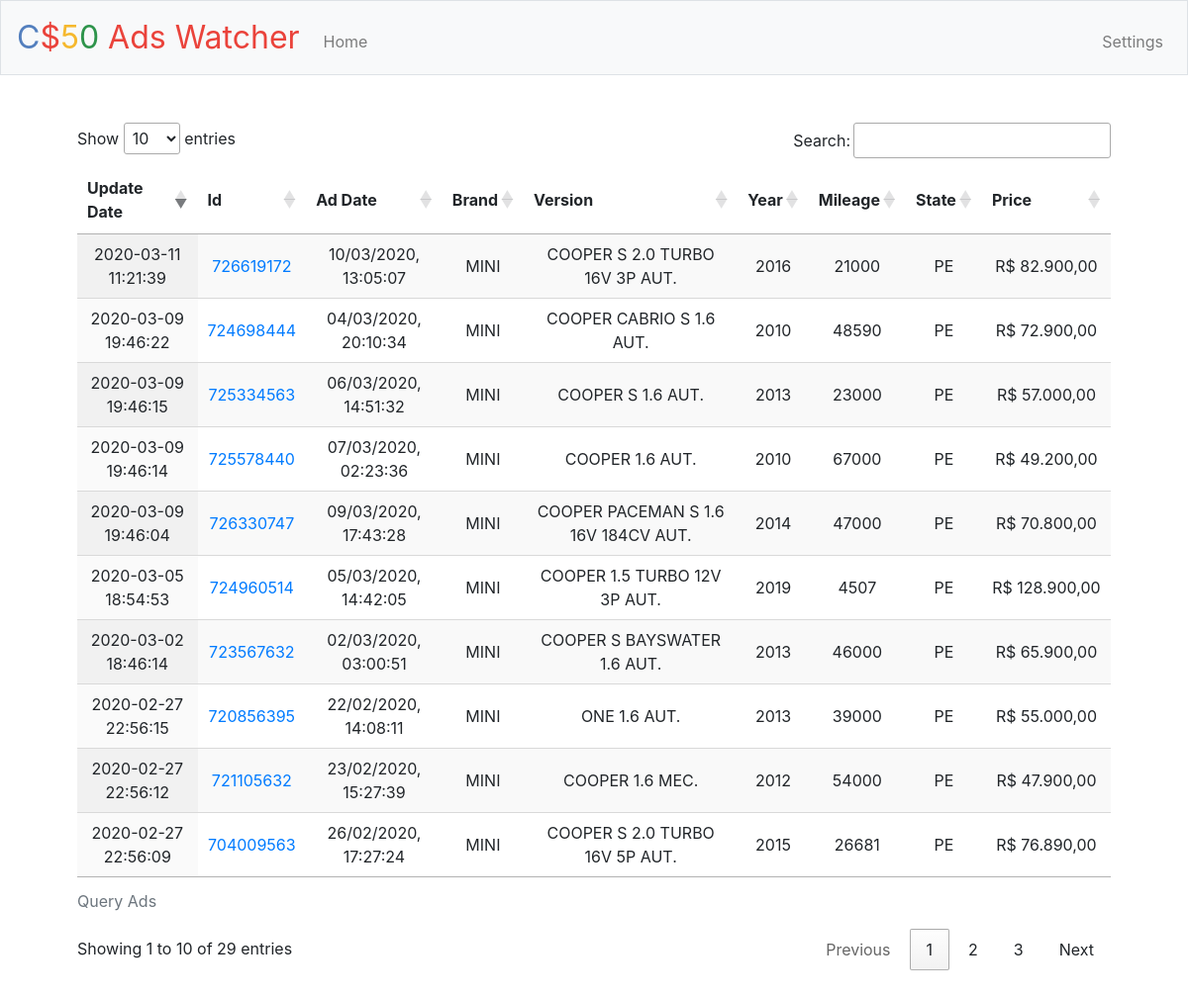
The page / on the database its author committed.
### tables this page shows
CREATE TABLE 'database' ('id' integer PRIMARY KEY AUTOINCREMENT NOT NULL,'timestamp' timestamp DEFAULT CURRENT_TIMESTAMP, 'listId' integer, 'brand'varchar(32), 'version' varchar(128), 'regdate' integer, 'mileage' integer,'price' integer, 'adDate' timestamp, 'state' char(2), 'zipcode' char(8),'gearbox' char(16), 'doors' char(8), 'link' varchar(256), 'active' boolean, 'history' boolean);

### application.py (the view)
@app.route("/")
def index():
    rows = db.execute(
        "SELECT * FROM database WHERE active = 1")
    return render_template("index.html", ads=rows)

### application.py (called while the page is built)
@app.after_request
def after_request(response):
    response.headers["Cache-Control"] = "no-cache, no-store, must-revalidate"
    response.headers["Expires"] = 0
    response.headers["Pragma"] = "no-cache"
    return response

### templates/index.html (shortened to what this page needs)
{% extends "layout.html" %}
{% block main %}
<table id = "ads_table" class="display">
    <caption>Query Ads</caption>
    <thead>
        <tr>
            <th>Update Date</th>
            <th>Id</th>
            <th>Ad Date</th>
            <th>Brand</th>
            <th>Version</th>
            <th>Year</th>
            <th>Mileage</th>
            <th>State</th>
            <th>Price</th>
        </tr>
    </thead>
    <tbody>
        {% for row in ads %}
            <tr>
                {% if row["history"] == 0: %}
                    <td>{{ row["timestamp"] }}</td>
                {% endif %}
                <td><a href="{{ row["link"] }}">{{ row["listId"] }}</a></td>
                <td id="{{ row["id"] }}_date"></td>
                <td>{{ row["brand"] }}</td>
                <td>{{ row["version"] }}</td>
                <td>{{ row["regdate"] }}</td>
                <td>{{ row["mileage"] }}</td>
                <td>{{ row["state"] }}</td>
                <td id="{{ row["id"] }}_price"></td>
            </tr>
        {% endfor %}
    </tbody>
</table>
{% endblock %}

### templates/layout.html (shortened to what this page needs)
<!DOCTYPE html>
<html lang="en">
    <head>
        <link href="https://maxcdn.bootstrapcdn.com/bootstrap/4.1.3/css/bootstrap.min.css" rel="stylesheet">
        <link href="/static/styles.css" rel="stylesheet">
        <link rel="stylesheet" type="text/css" href="https://cdn.datatables.net/1.10.20/css/jquery.dataTables.css">
    </head>
    <body>
        <nav class="navbar navbar-expand-md navbar-light bg-light border">
            <a class="navbar-brand" href="/"><span class="blue">C</span><span class="red">$</span><span class="yellow">5</span><span class="green">0</span> <span class="red">Ads Watcher</span></a>
            <div class="collapse navbar-collapse" id="navbar">
                    <ul class="navbar-nav mr-auto mt-2">
                        <li class="nav-item"><a class="nav-link" href="/">Home</a></li>
                    </ul>
                    <ul class="navbar-nav ml-auto mt-2">
                        <li class="nav-item"><a class="nav-link" href="/settings">Settings</a></li>
                    </ul>
            </div>
        </nav>
        <main class="container p-5">
            {% block main %}{% endblock %}
        </main>
    </body>
</html>

### static/styles.css (style rules this page uses)
nav .navbar-brand { font-size: xx-large; }
nav .navbar-brand .blue { color: #537fbe; }
nav .navbar-brand .red { color: #ea433b; }
nav .navbar-brand .yellow { color: #f5b82e; }
nav .navbar-brand .green { color: #2e944b; }
main { overflow-x: auto; text-align: center; }

### rows shown on the page
database: timestamp "2020-02-27 22:56:09", listId "704009563", brand "MINI", version "COOPER S 2.0 TURBO 16V 5P AUT.", regdate "2015", mileage "26681", state "PE"
database: timestamp "2020-02-27 22:56:12", listId "721105632", brand "MINI", version "COOPER 1.6 MEC.", regdate "2012", mileage "54000", state "PE"
database: timestamp "2020-02-27 22:56:15", listId "720856395", brand "MINI", version "ONE 1.6 AUT.", regdate "2013", mileage "39000", state "PE"
database: timestamp "2020-03-02 18:46:14", listId "723567632", brand "MINI", version "COOPER S BAYSWATER 1.6 AUT.", regdate "2013", mileage "46000", state "PE"
database: timestamp "2020-03-05 18:54:53", listId "724960514", brand "MINI", version "COOPER 1.5 TURBO 12V 3P AUT.", regdate "2019", mileage "4507", state "PE"
database: timestamp "2020-03-09 19:46:04", listId "726330747", brand "MINI", version "COOPER PACEMAN S 1.6 16V 184CV AUT.", regdate "2014", mileage "47000", state "PE"
database: timestamp "2020-03-09 19:46:14", listId "725578440", brand "MINI", version "COOPER 1.6 AUT.", regdate "2010", mileage "67000", state "PE"
database: timestamp "2020-03-09 19:46:15", listId "725334563", brand "MINI", version "COOPER S 1.6 AUT.", regdate "2013", mileage "23000", state "PE"
database: timestamp "2020-03-09 19:46:22", listId "724698444", brand "MINI", version "COOPER CABRIO S 1.6 AUT.", regdate "2010", mileage "48590", state "PE"
database: timestamp "2020-03-11 11:21:39", listId "726619172", brand "MINI", version "COOPER S 2.0 TURBO 16V 3P AUT.", regdate "2016", mileage "21000", state "PE"
